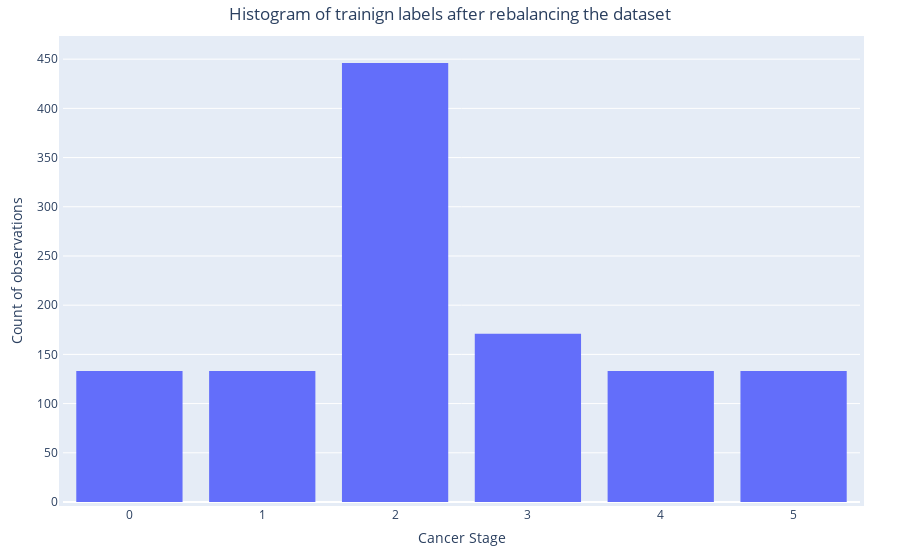

Notebook code for this chart:
### Code cell
fig = go.Figure()
fig.add_trace(go.Histogram(x=y_train))

# Overlay both histograms
fig.update_layout(bargroupgap=0.2,
                  title="Histogram of trainign labels after rebalancing the dataset",
                  xaxis_title="Cancer Stage",
                  yaxis_title="Count of observations")
fig.update_layout(
    margin=dict(
        l=40,
        r=40,
        b=40,
        t=40,
        pad=4
    ),
    title={
        'x':0.5})
fig.show()

### Figure 1 — Plotly figure (JSON) as saved in the notebook; plotly's stock layout.template omitted (floating-point values rounded to 4 significant figures; data arrays with more than 128 entries replaced by an {"elided": "..."} marker saying what was removed)
{"data": [{"type": "histogram", "x": {"elided": "1149 int values"}}], "layout": {"bargroupgap": 0.2, "margin": {"b": 40, "l": 40, "pad": 4, "r": 40, "t": 40}, "title": {"text": "Histogram of trainign labels after rebalancing the dataset", "x": 0.5}, "xaxis": {"title": {"text": "Cancer Stage"}}, "yaxis": {"title": {"text": "Count of observations"}}}}
